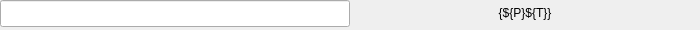
        <widget class="PyDMFrame" name="composite_3">
          <property name="geometry">
            <rect>
              <x>0</x>
              <y>0</y>
              <width>700</width>
              <height>30</height>
            </rect>
          </property>
          <property name="sizePolicy">
            <sizepolicy hsizetype="Ignored" vsizetype="Ignored">
              <horstretch>0</horstretch>
              <verstretch>0</verstretch>
            </sizepolicy>
          </property>
          <layout class="QGridLayout" name="gridLayout_4" columnstretch="350,349,1" rowstretch="5,15,7,3">
            <property name="leftMargin">
              <number>0</number>
            </property>
            <property name="topMargin">
              <number>0</number>
            </property>
            <property name="rightMargin">
              <number>0</number>
            </property>
            <property name="bottomMargin">
              <number>0</number>
            </property>
            <property name="horizontalSpacing">
              <number>0</number>
            </property>
            <property name="verticalSpacing">
              <number>0</number>
            </property>
            <item row="0" column="0" rowspan="3" colspan="3">
              <widget class="PyDMDrawingRectangle" name="rectangle_1">
                <property name="geometry">
                  <rect>
                    <x>0</x>
                    <y>0</y>
                    <width>700</width>
                    <height>27</height>
                  </rect>
                </property>
                <property name="sizePolicy">
                  <sizepolicy hsizetype="Ignored" vsizetype="Ignored">
                    <horstretch>0</horstretch>
                    <verstretch>0</verstretch>
                  </sizepolicy>
                </property>
                <property name="brush" stdset="0">
                  <brush brushstyle="SolidPattern">
                    <color alpha="255">
                      <red>255</red>
                      <green>255</green>
                      <blue>255</blue>
                    </color>
                  </brush>
                </property>
                <property name="penStyle" stdset="0">
                  <enum>Qt::SolidLine</enum>
                </property>
                <property name="penColor" stdset="0">
                  <color>
                    <red>255</red>
                    <green>255</green>
                    <blue>255</blue>
                  </color>
                </property>
                <property name="penWidth" stdset="0">
                  <double>3</double>
                </property>
                <property name="penCapStyle" stdset="0">
                  <enum>Qt::FlatCap</enum>
                </property>
                <property name="toolTip">
                  <string>rectangle_1</string>
                </property>
              </widget>
            </item>
            <item row="3" column="0" colspan="2">
              <widget class="PyDMDrawingLine" name="polyline_15">
                <property name="geometry">
                  <rect>
                    <x>0</x>
                    <y>27</y>
                    <width>699</width>
                    <height>3</height>
                  </rect>
                </property>
                <property name="sizePolicy">
                  <sizepolicy hsizetype="Ignored" vsizetype="Ignored">
                    <horstretch>0</horstretch>
                    <verstretch>0</verstretch>
                  </sizepolicy>
                </property>
                <property name="toolTip">
                  <string>polyline_15</string>
                </property>
                <property name="brush" stdset="0">
                  <brush brushstyle="SolidPattern">
                    <color alpha="255">
                      <red>10</red>
                      <green>0</green>
                      <blue>184</blue>
                    </color>
                  </brush>
                </property>
                <property name="penStyle" stdset="0">
                  <enum>Qt::SolidLine</enum>
                </property>
                <property name="penColor" stdset="0">
                  <color>
                    <red>10</red>
                    <green>0</green>
                    <blue>184</blue>
                  </color>
                </property>
                <property name="penWidth" stdset="0">
                  <double>3</double>
                </property>
                <property name="penCapStyle" stdset="0">
                  <enum>Qt::FlatCap</enum>
                </property>
                <property name="penWidth" stdset="0">
                  <double>3</double>
                </property>
                <property name="penStyle" stdset="0">
                  <enum>Qt::SolidLine</enum>
                </property>
                <property name="penColor" stdset="0"/>
                <property name="penCapStyle" stdset="0">
                  <enum>Qt::FlatCap</enum>
                </property>
              </widget>
            </item>
            <item row="1" column="1" colspan="2">
              <widget class="QLabel" name="text_14">
                <property name="geometry">
                  <rect>
                    <x>350</x>
                    <y>5</y>
                    <width>350</width>
                    <height>15</height>
                  </rect>
                </property>
                <property name="sizePolicy">
                  <sizepolicy hsizetype="Ignored" vsizetype="Ignored">
                    <horstretch>0</horstretch>
                    <verstretch>0</verstretch>
                  </sizepolicy>
                </property>
                <property name="text">
                  <string>{${P}${T}}</string>
                </property>
                <property name="font">
                  <font>
                    <pointsize>9</pointsize>
                  </font>
                </property>
                <property name="brush" stdset="0">
                  <brush brushstyle="NoBrush">
                    <color alpha="255">
                      <red>0</red>
                      <green>0</green>
                      <blue>0</blue>
                    </color>
                  </brush>
                </property>
                <property name="toolTip">
                  <string>text_14</string>
                </property>
                <property name="alignment">
                  <set>Qt::AlignCenter</set>
                </property>
                <property name="styleSheet">
                  <string notr="true">QLabel#text_14 {
  color: rgb(0, 0, 0);
  }</string>
                </property>
              </widget>
            </item>
            <item row="0" column="0" rowspan="3">
              <widget class="PyDMLineEdit" name="text_entry_1">
                <property name="geometry">
                  <rect>
                    <x>0</x>
                    <y>0</y>
                    <width>350</width>
                    <height>27</height>
                  </rect>
                </property>
                <property name="sizePolicy">
                  <sizepolicy hsizetype="Ignored" vsizetype="Ignored">
                    <horstretch>0</horstretch>
                    <verstretch>0</verstretch>
                  </sizepolicy>
                </property>
                <property name="channel" stdset="0">
                  <string>ca://${P}${T}.DESC</string>
                </property>
                <property name="toolTip">
                  <string>${P}${T}.DESC</string>
                </property>
                <property name="font">
                  <font>
                    <pointsize>16</pointsize>
                  </font>
                </property>
                <property name="styleSheet">
                  <string notr="true">PyDMLineEdit#text_entry_1 {
  color: rgb(10, 0, 184);
  background-color: rgb(236, 236, 236);
  border: 1px solid black;
  margin: 0px;
  padding: 0px;
  spacing: 0px;
  }</string>
                </property>
              </widget>
            </item>
          </layout>
        </widget>
